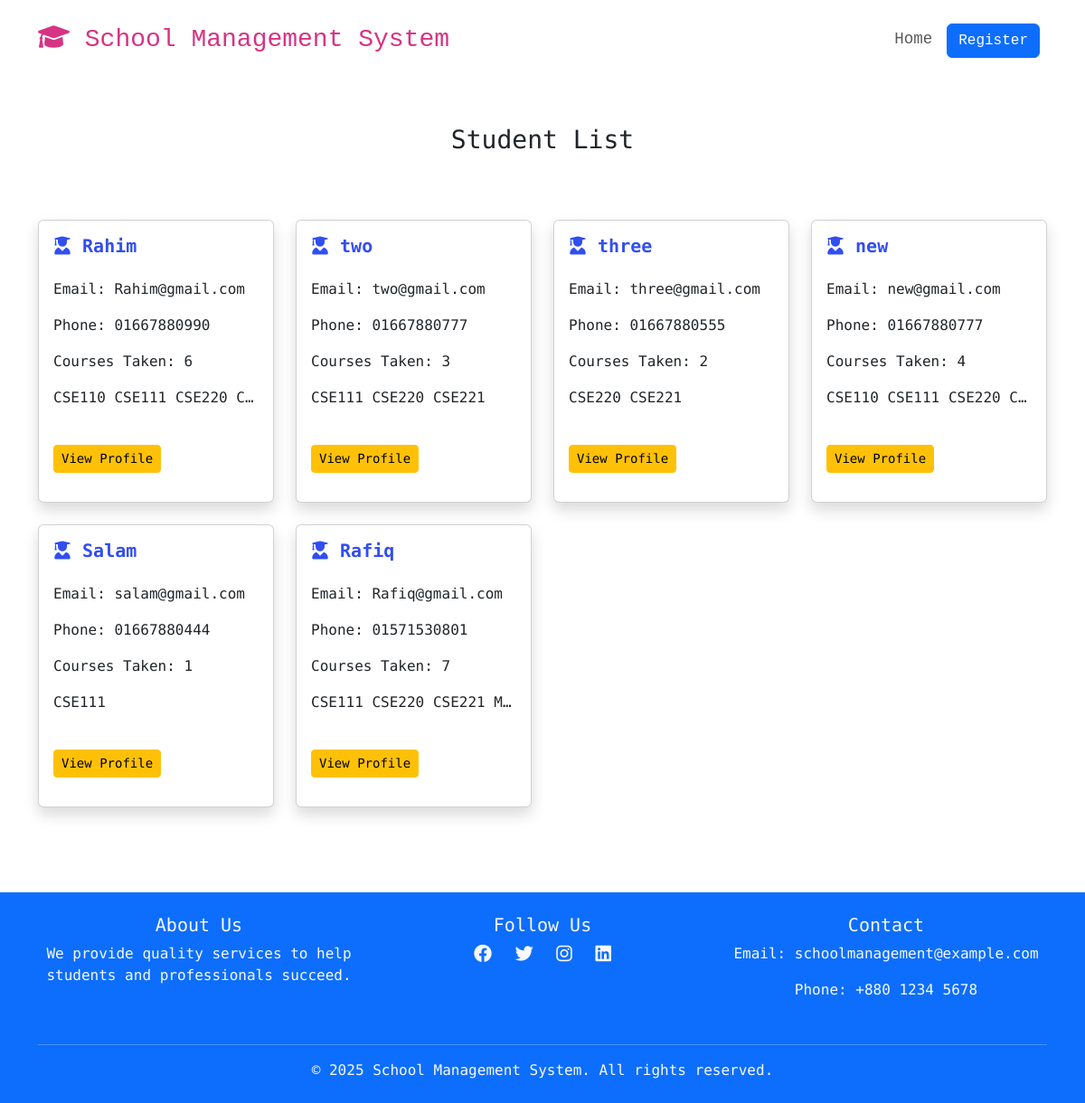
The app's page /, older data.
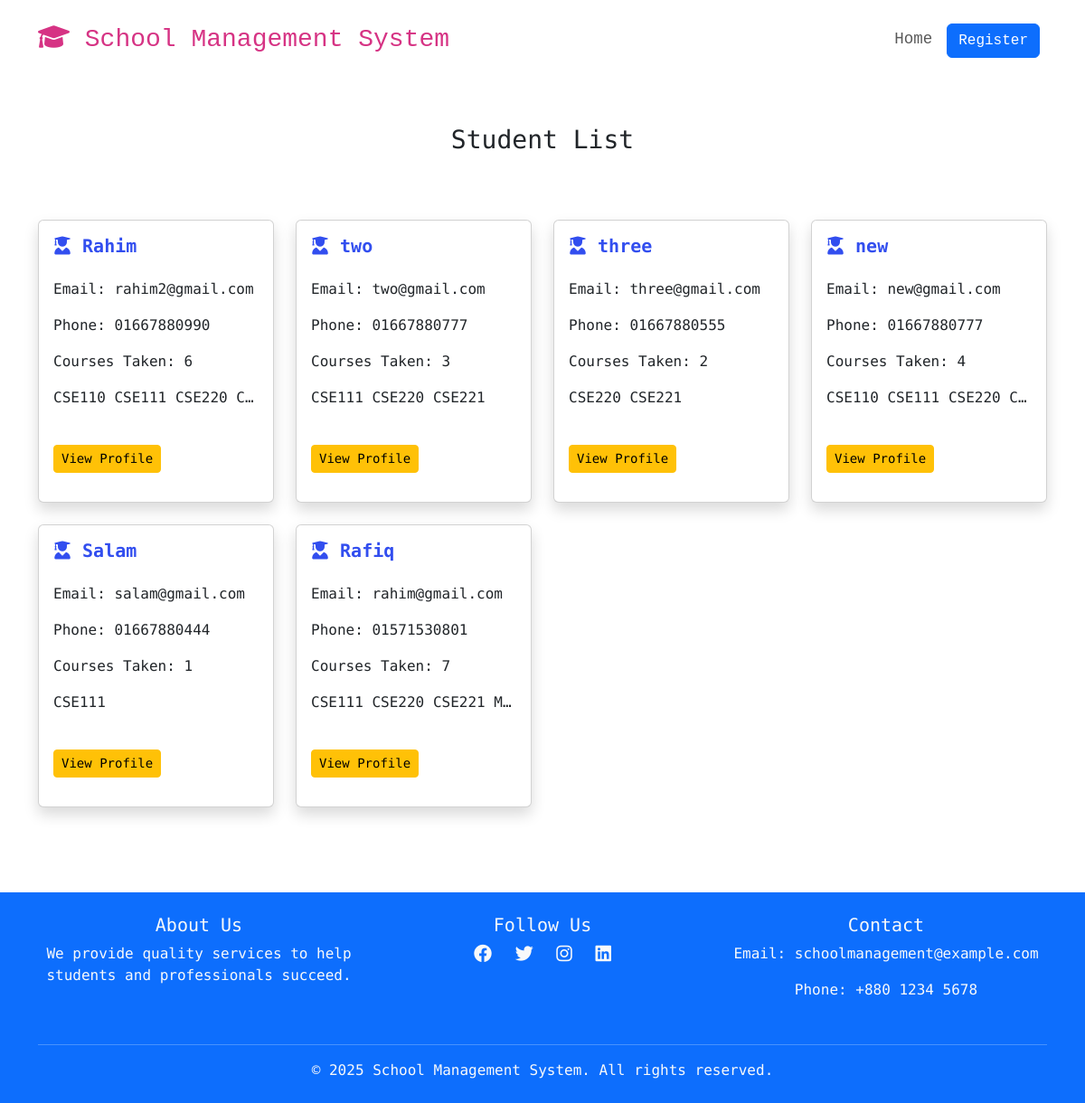
The same page, newer data.
### student/models.py (models this page shows, shortened)
class Student(models.Model):
    name = models.CharField(max_length=100)
    email=models.EmailField()
    phone=models.CharField(max_length=15)
    coursesTaken=models.ManyToManyField(Course)

### student/views.py (the view)
# urls.py: path('', views.HomeView, name='home'),
def HomeView(request):
    context = {}
    students = Student.objects.prefetch_related('coursesTaken').all()
    context['students'] = students
    return render(request, 'student/studentList.html', context)

### student/templates/student/studentList.html (shortened to what this page needs)
{% extends 'base.html' %}
{% load static %}
{% block css%}<link rel="stylesheet" href="{% static 'student/css/style.css' %}">{% endblock %}
{% block body %}
    <h3 class="text-center mt-5">Student List</h3>
    <section class='cards mt-5' style="height: 90vh; width: 100%;">
        <div class="container">
            <div class="row">
                {% for student in students %}
                    <div class="col-3 mt-4">
                        <div class="card mb-3 h-100 shadow bg-body rounded" style="max-width: 540px;">
                            <div class="row g-0">
                              <div class="col-md-12">
                                <div class="card-body">
                                  <h5 class="card-title mb-4 fw-bolder" style="color:rgb(50, 78, 239);"><i class="fa-solid fa-user-graduate"></i> {{ student.name }}</h5>
                                  <p class="card-text">Email: {{ student.email }}</p>
                                  <p class="card-text">Phone: {{ student.phone }}</p>
                                  <p class="card-text">Courses Taken: {{ student.coursesTaken.count }}</p>
                                  <p class="card-text text-truncate">
                                  {% for course in student.coursesTaken.all %}
                                      {{ course.name }}
                                  {% endfor %}
                                  </p>
                                  <br>
                                  <a href="{% url 'student_profile' student.id %}" class="btn btn-warning btn-sm">View Profile</a>
                                </div>
                              </div>
                            </div>
                        </div>
                    </div>
                {% endfor %}
    </section>
{% endblock %}``

Row changes from the older to the newer data that the page shows:
changed Student "Rahim": email "Rahim@gmail.com" → "rahim2@gmail.com"
changed Student "Rafiq": email "Rafiq@gmail.com" → "rahim@gmail.com"
